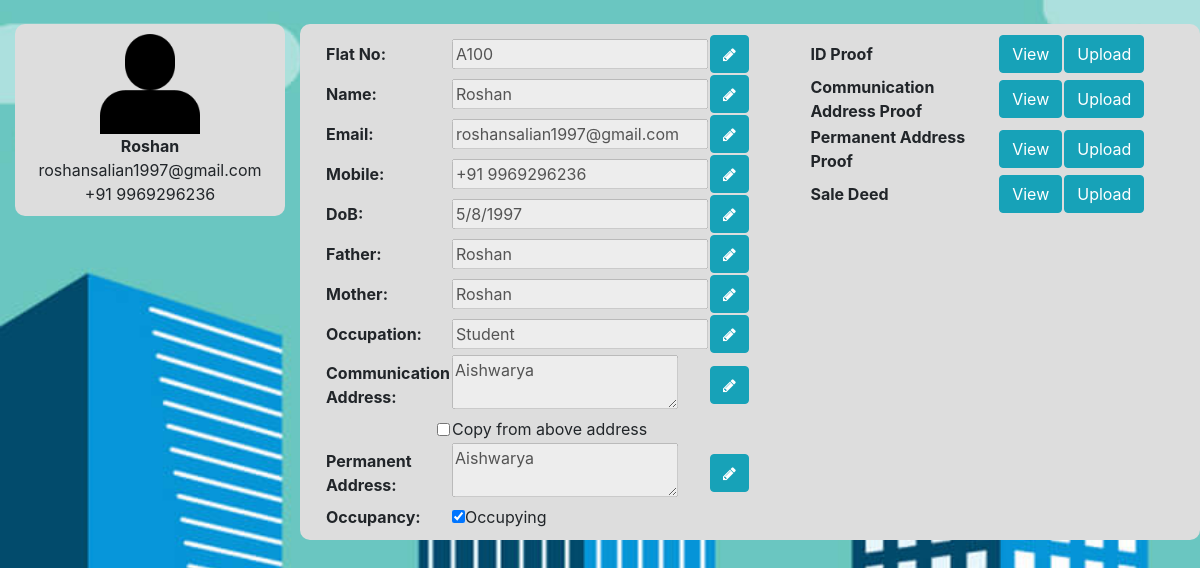
Screenshot of /homeOwner (signed in) with the database file from the repository.
### tables this page shows
CREATE TABLE "homeOwns" (
	"aptNo"	TEXT,
	"email"	TEXT,
	"phone"	TEXT,
	"usrName"	TEXT,
	"dob"	TEXT,
	"photo"	TEXT,
	"id_photo"	TEXT,
	"father"	TEXT,
	"mother"	TEXT,
	"comm_address"	TEXT,
	"perm_address"	TEXT,
	"occupation"	TEXT,
	"occupancy"	INTEGER,
	"comm_add_proof"	TEXT,
	"perm_add_proof"	TEXT,
	"sale_deed"	TEXT,
	"flat_no"	TEXT,
	PRIMARY KEY("aptNo")
);

### script.py (the view)
@app.route('/homeOwner')
def homeOwner():
	if 'user' in session:
		uid = session['user']
	else:
		return redirect(url_for('login'))
	conn = sqlite3.connect('data/data.db')
	cursor = conn.execute("SELECT * FROM homeOwns WHERE aptNo='"+uid+"'")
	cursor = cursor.fetchall()
	flatNo = cursor[0][16]
	name = cursor[0][3]
	email = cursor[0][1]
	mobile = cursor[0][2]
	dob = cursor[0][4]
	father = cursor[0][7]
	mother = cursor[0][8]
	occupation = cursor[0][11]
	comm_address = cursor[0][9]
	perm_address = cursor[0][10]
	if cursor[0][12] == 1:
		occupancy = "checked"
	else:
		occupancy = ""
	photo = cursor[0][5]
	if photo == None:
		photo = "/static/images/user_def.png"
	idProof = cursor[0][6]
	if idProof == None:
		idProof = "No file uploaded yet!"
	else:
		idProof = '<img src="'+idProof+'" width = 400px>'
	commAddProof = cursor[0][13]
	if commAddProof == None:
		commAddProof = "No file uploaded yet!"
	else:
		commAddProof = '<img src="'+commAddProof+'" width = 400px>'
	permAddProof = cursor[0][14]
	if permAddProof == None:
		permAddProof = "No file uploaded yet!"
	else:
		permAddProof = '<img src="'+permAddProof+'" width = 400px>'
	saleDeed = cursor[0][15]
	if saleDeed == None:
		saleDeed = "No file uploaded yet!"
	else:
		saleDeed = '<img src="'+saleDeed+'" width = 400px>'
	return render_template('homeOwnerDet.html', uid = uid, name = name, email = email, mobile = mobile, dob = dob, father = father,
		mother = mother, occupation = occupation, comm_address = comm_address, perm_address = perm_address, photo = photo,
		occupancy = occupancy, idProof = idProof, commAddProof = commAddProof, permAddProof = permAddProof,
		saleDeed = saleDeed, flatNo = flatNo)

### script.py (called while the page is built)
@app.before_request
def before_request():
	g.user = None
	if 'user' in session:
		g.user = session['user']

### templates/homeOwnerDet.html (shortened to what this page needs)
<!DOCTYPE html>
<html>
<head>
	<link rel="stylesheet" type="text/css" href="{{ url_for('static', filename='bootstrap.css') }}">
	<link rel="stylesheet" type="text/css" href="{{ url_for('static', filename='myStyles.css') }}">
	<link rel="stylesheet" href="https://cdnjs.cloudflare.com/ajax/libs/font-awesome/4.7.0/css/font-awesome.min.css">
</head>
<body class="bgSet">
	<br>
	<div class="container-fluid">
		<div class="row">
			<div class="col-md-3">
				<div class="roundCorner" style="background-color: var(--lightGrey); padding: 10px">
					<center>
						<img src="{{ photo }}" style="width: 100px;" id="usrImg" data-toggle="modal" data-target="#editPhotoModal">
						<br>
						<strong id="usrName">{{ name }}</strong>
						<br>
						<font id="usrEmail">{{ email }}</font>
						<br>
						<font id="usrMobile">{{ mobile }}</font>
					</center>
				</div>
			</div>
			<div class="col-md-9">
				<div class="row roundCorner" style="background-color: var(--lightGrey); padding: 10px">
					<div class="col">
						<center>
							<table width="85%">
								<tr>
									<td><strong>Flat No:</strong></td>
									<td><input type="text" id="userFlatInp" value="{{ flatNo }}" disabled="true"></td>
									<td><button class="btn btn-info" id="userFlatEdit" onclick="editFlat()"><i class="fa fa-pencil" style="font-size: 15px"></i></button></td>
								</tr>
								<tr>
									<td><strong>Name:</strong></td>
									<td><input type="text" id="userNameInp" value="{{ name }}" disabled="true"></td>
									<td><button class="btn btn-info" id="userNameEdit" onclick="editName()"><i class="fa fa-pencil" style="font-size: 15px"></i></button></td>
								</tr>
								<tr>
									<td><strong>Email:</strong></td>
									<td><input type="text" id="userEmailInp" value="{{ email }}" disabled="true"></td>
									<td><button class="btn btn-info" id="userEmailEdit" onclick="editEmail()"><i class="fa fa-pencil" style="font-size: 15px"></i></button></td>
								</tr>
								<tr>
									<td><strong>Mobile:</strong></td>
									<td><input type="text" id="userMobInp" value="{{ mobile }}" disabled="true"></td>
									<td><button class="btn btn-info" id="userMobEdit" onclick="editMobile()"><i class="fa fa-pencil" style="font-size: 15px"></i></button></td>
								</tr>
								<tr>
									<td><strong>DoB:</strong></td>
									<td><input type="text" id="userDobInp" value="{{ dob }}" disabled="true"></td>
									<td><button class="btn btn-info" id="userDobEdit" onclick="editDob()"><i class="fa fa-pencil" style="font-size: 15px"></i></button></td>
								</tr>
								<tr>
									<td><strong>Father:</strong></td>
									<td><input type="text" id="userFatherInp" value="{{ father }}" disabled="true"></td>
									<td><button class="btn btn-info" id="userFatherEdit" onclick="editFather()"><i class="fa fa-pencil" style="font-size: 15px"></i></button></td>
								</tr>
								<tr>
									<td><strong>Mother:</strong></td>
									<td><input type="text" id="userMotherInp" value="{{ mother }}" disabled="true"></td>
									<td><button class="btn btn-info" id="userMotherEdit" onclick="editMother()"><i class="fa fa-pencil" style="font-size: 15px"></i></button></td>
								</tr>
								<tr>
									<td><strong>Occupation:</strong></td>
									<td><input type="text" id="userOccuInp" value="{{ occupation }}" disabled="true"></td>
									<td><button class="btn btn-info" id="userOccuEdit" onclick="editOccup()"><i class="fa fa-pencil" style="font-size: 15px"></i></button></td>
								</tr>
								<tr>
									<td><strong>Communication Address:</strong></td>
									<td><textarea id="userCommAddrInp" disabled="true">{{ comm_address }}</textarea></td>
									<td><button class="btn btn-info" id="userCommAddrEdit" onclick="editCommAddress()"><i class="fa fa-pencil" style="font-size: 15px"></i></button></td>
								</tr>
								<tr>
									<td><input type="checkbox" id="sameAddrCheck" style="float: right" onclick="copyAddress()"></td>
									<td>Copy from above address</td>
								</tr>
								<tr>
									<td><strong>Permanent Address:</strong></td>
									<td><textarea id="userPermAddrInp" disabled="true">{{ perm_address }}</textarea></td>
									<td><button class="btn btn-info" id="userPermAddrEdit" onclick="editPermAddress()"><i class="fa fa-pencil" style="font-size: 15px"></i></button></td>
								</tr>
								<tr>
									<td><strong>Occupancy:</strong></td>
									<td><input type="checkbox" id="occupancyCheck" {{ occupancy }} onclick="editOccupancy()">Occupying</td>
								</tr>
							</table>
						</center>
					</div>
					<div class="col">
						<center>
							<table width="85%">
								<tr>
									<td><strong>ID Proof</strong></td>
									<td><button class="btn btn-info" data-toggle="modal" data-target="#viewIdProofModal">View</button></td>
									<td><button class="btn btn-info" data-toggle="modal" data-target="#uploadIdProofModal">Upload</button></td>
								</tr>
								<tr>
									<td><strong>Communication Address Proof</strong></td>
									<td><button class="btn btn-info" data-toggle="modal" data-target="#viewCommAddProofModal">View</button></td>
									<td><button class="btn btn-info" data-toggle="modal" data-target="#uploadCommAddProofModal">Upload</button></td>
								</tr>
								<tr>
									<td><strong>Permanent Address Proof</strong></td>
									<td><button class="btn btn-info" data-toggle="modal" data-target="#viewPermAddProofModal">View</button></td>
									<td><button class="btn btn-info" data-toggle="modal" data-target="#uploadPermAddProofModal">Upload</button></td>
								</tr>
								<tr>
									<td><strong>Sale Deed</strong></td>
									<td><button class="btn btn-info" data-toggle="modal" data-target="#viewSaleDeedModal">View</button></td>
									<td><button class="btn btn-info" data-toggle="modal" data-target="#uploadSaleDeedModal">Upload</button></td>
								</tr>
							</table>
						</center>
					</div>
				</div>
			</div>
		</div>
	</div>
</body>
</html>

### static/myStyles.css (style rules this page uses)
:root { --lightGrey: #DDDDDD; --maroon: #800000; --deepGreenLight: #00902080; --deepBlueLight: #00008080; --orangeLight: #FFA000A0; --pinkLight: #F4BFBEC0; --redLight: #FF000090; --lightRed: #FF3333; --lightBlue: #ADD8E6F0; --lightGreen: #90EE90F0; }
.bgSet { background-image: url('/static/images/buildings.jpg'); background-repeat: no-repeat; background-size: cover; background-attachment: fixed; }
.roundCorner { border-radius: 10px; }

### rows the page displays
homeOwns: usrName "Roshan", email "roshansalian1997@gmail.com", phone "+91 9969296236", flat_no "A100", dob "5/8/1997", father "Roshan", mother "Roshan", occupation "Student", comm_address "Aishwarya", perm_address "Aishwarya"
